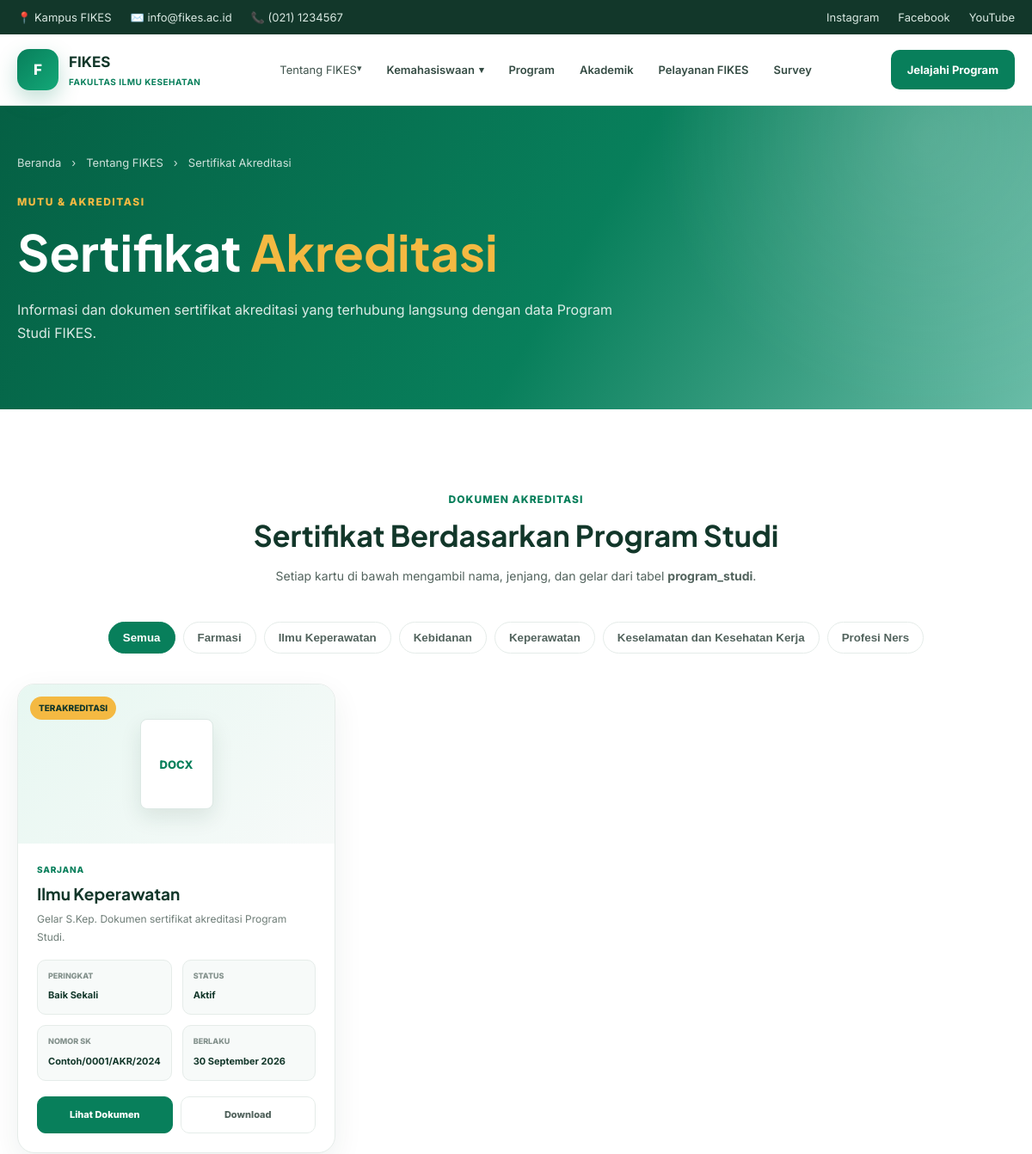
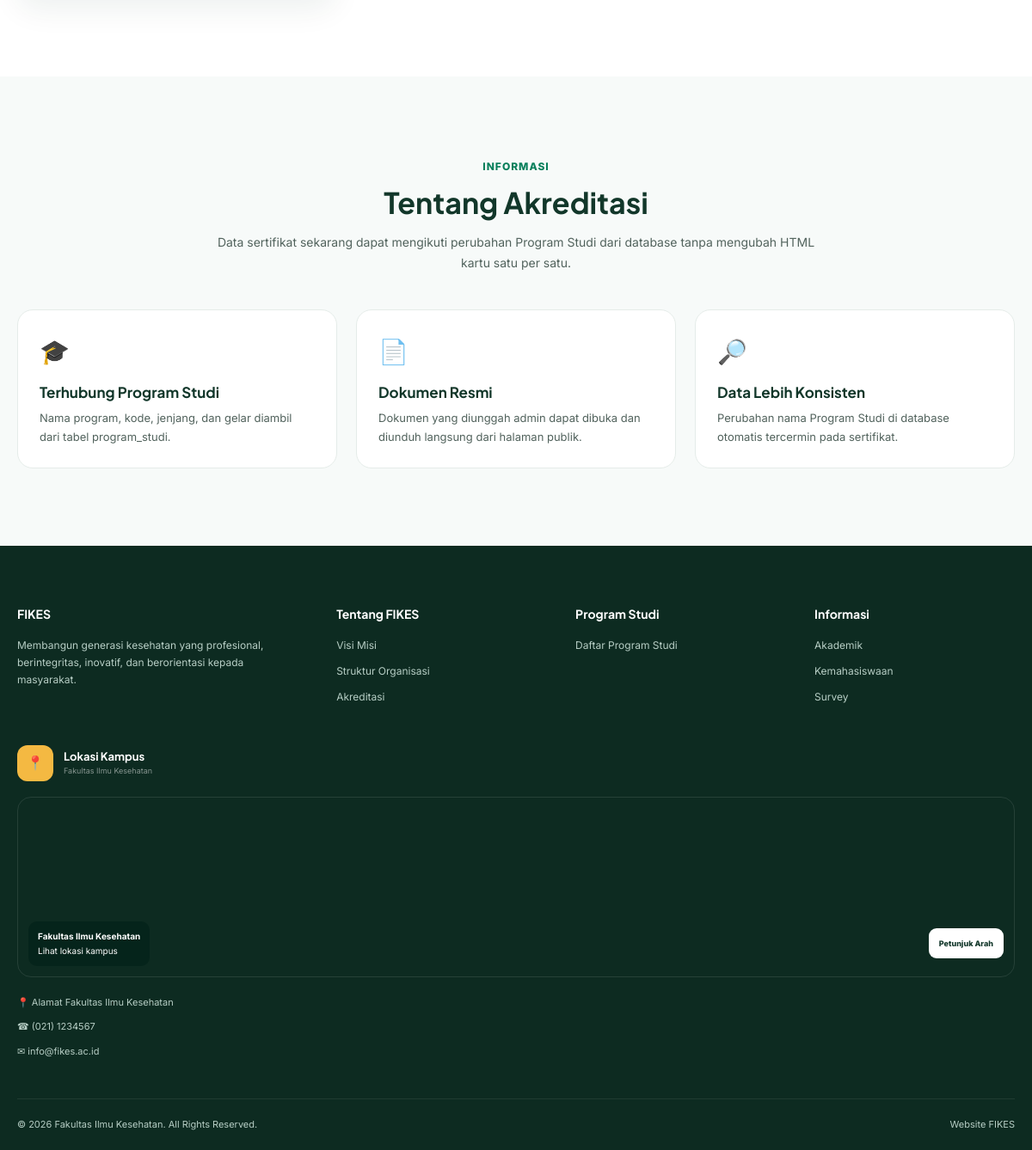
The page /page/tentang-fikes/sertifikat-akreditasi.php on the database its author committed (2 pictures, top to bottom).
### tables this page shows
CREATE TABLE `program_studi` (
  `id` int(10) UNSIGNED NOT NULL,
  `kode_prodi` varchar(30) NOT NULL,
  `nama` varchar(150) NOT NULL,
  `jenjang` varchar(50) NOT NULL,
  `gelar` varchar(80) DEFAULT NULL,
  `kaprodi_nama` varchar(150) DEFAULT NULL,
  `kaprodi_nidn` varchar(50) DEFAULT NULL,
  `kaprodi_email` varchar(150) DEFAULT NULL,
  `deskripsi` text DEFAULT NULL,
  `foto` varchar(255) DEFAULT NULL,
  `visi` text DEFAULT NULL,
  `akreditasi` varchar(100) DEFAULT NULL,
  `nomor_akreditasi` varchar(150) DEFAULT NULL,
  `tanggal_akreditasi` date DEFAULT NULL,
  `sekretaris_nama` varchar(150) DEFAULT NULL,
  `sekretaris_nidn` varchar(50) DEFAULT NULL,
  `kontak_telepon` varchar(50) DEFAULT NULL,
  `kontak_email` varchar(150) DEFAULT NULL,
  `alamat` varchar(255) DEFAULT NULL,
  `durasi_studi` varchar(50) DEFAULT NULL,
  `sks_lulus` int(11) DEFAULT NULL,
  `jumlah_tenaga_kependidikan` int(11) DEFAULT 0,
  `gambar` varchar(255) DEFAULT NULL,
  `brosur` varchar(255) DEFAULT NULL,
  `status` enum('aktif','nonaktif') DEFAULT 'aktif',
  `created_at` timestamp NOT NULL DEFAULT current_timestamp()
);

CREATE TABLE `sertifikat_akreditasi` (
  `id_sertifikat` int(10) UNSIGNED NOT NULL,
  `id_prodi` varchar(100) NOT NULL,
  `id_institusi` varchar(100) NOT NULL,
  `id_lembaga` varchar(100) NOT NULL,
  `nomor_sk` varchar(255) NOT NULL,
  `peringkat` varchar(100) NOT NULL,
  `tanggal_sk` date NOT NULL,
  `tanggal_kadaluarsa` date NOT NULL,
  `file_sertifikat` varchar(255) NOT NULL,
  `status_aktif` tinyint(1) NOT NULL DEFAULT 1,
  `created_at` timestamp NOT NULL DEFAULT current_timestamp(),
  `updated_at` timestamp NOT NULL DEFAULT current_timestamp() ON UPDATE current_timestamp()
);

### page/tentang-fikes/sertifikat-akreditasi.php (the view, shortened to what this page needs)
<?php
require_once __DIR__ . '/../../admin/config/database.php';
function e($v)
{
  return htmlspecialchars($v ?? '', ENT_QUOTES, 'UTF-8');
}
function tanggal_id($d)
{
  $b = [1 => 'Januari', 'Februari', 'Maret', 'April', 'Mei', 'Juni', 'Juli', 'Agustus', 'September', 'Oktober', 'November', 'Desember'];
  $p = explode('-', substr($d, 0, 10));
  return count($p) === 3 ? (int)$p[2] . ' ' . $b[(int)$p[1]] . ' ' . $p[0] : e($d);
}
function file_icon($f)
{
  $x = strtolower(pathinfo($f, PATHINFO_EXTENSION));
  return strtoupper($x ?: 'FILE');
}
function prodi_key($nama)
{
  $nama = trim(mb_strtolower($nama, 'UTF-8'));
  $nama = preg_replace('/[^a-z0-9]+/u', '-', $nama);
  return trim($nama, '-');
}
$q = $pdo->query("SELECT s.*,p.id AS prodi_id,p.kode_prodi,p.nama AS nama_prodi,p.jenjang,p.gelar,p.akreditasi AS akreditasi_prodi FROM sertifikat_akreditasi s LEFT JOIN program_studi p ON (p.id=CAST(NULLIF(s.id_prodi,'') AS UNSIGNED) OR CONVERT(p.kode_prodi USING utf8mb4) COLLATE utf8mb4_unicode_ci = CONVERT(s.id_prodi USING utf8mb4) COLLATE utf8mb4_unicode_ci OR CONVERT(p.nama USING utf8mb4) COLLATE utf8mb4_unicode_ci = CONVERT(s.id_prodi USING utf8mb4) COLLATE utf8mb4_unicode_ci) WHERE s.status_aktif=1 ORDER BY p.nama ASC,s.tanggal_kadaluarsa DESC,s.id_sertifikat DESC");
$sertifikat = $q->fetchAll();
$prodi = $pdo->query("SELECT id,kode_prodi,nama,jenjang,gelar FROM program_studi WHERE status='aktif' ORDER BY nama ASC")->fetchAll();
?>
<!doctype html>
<html lang="id">
  <head>
  </head>
  <body>
    <?php require_once __DIR__ . '/../menu/topbar.php'; ?>
    <?php require_once __DIR__ . '/../menu/navbar.php'; ?>
    <main>
      <section class="page-hero">
        <div class="container">
          <div class="breadcrumb"><a href="../../index.php">Beranda</a><span>›</span><span>Tentang
              FIKES</span><span>›</span><span>Sertifikat Akreditasi</span></div>
          <div class="hero-label">MUTU & AKREDITASI</div>
          <h1>Sertifikat <span>Akreditasi</span></h1>
          <p>Informasi dan dokumen sertifikat akreditasi yang terhubung langsung dengan data Program Studi FIKES.</p>
        </div>
      </section>
      <section class="section">
        <div class="container">
          <div class="section-header"><span class="section-label">DOKUMEN AKREDITASI</span>
            <h2 class="section-title">Sertifikat Berdasarkan Program Studi</h2>
            <p class="section-description">Setiap kartu di bawah mengambil nama, jenjang, dan gelar dari tabel
              <strong>program_studi</strong>.
            </p>
          </div>
          <div class="filter"><button class="active"
              data-filter="all">Semua</button><?php foreach ($prodi as $p): ?><button
              data-filter="prodi-<?= e(prodi_key($p['nama'])) ?>"><?= e($p['nama']) ?></button><?php endforeach; ?>
          </div>
          <div class="certificate-grid" id="certificateGrid"><?php if (!$sertifikat): ?><div class="empty"
              style="grid-column:1/-1">
              <h3>Belum ada sertifikat aktif</h3>
              <p>Tambahkan sertifikat dari halaman admin.</p>
            </div><?php else: foreach ($sertifikat as $s): ?><article class="certificate-card"
              data-prodi="prodi-<?= e(prodi_key($s['nama_prodi'] ?? '')) ?>">
              <div class="cert-head"><span class="status">TERAKREDITASI</span>
                <div class="cert-icon"><?= e(file_icon($s['file_sertifikat'] ?? '')) ?></div>
              </div>
              <div class="cert-body">
                <div class="cert-category"><?= e($s['jenjang'] ?? 'Program Studi') ?></div>
                <h3><?= e($s['nama_prodi'] ?? 'Program Studi tidak ditemukan') ?></h3>
                <p>
                  <?= e(($s['gelar'] ? 'Gelar ' . $s['gelar'] . '. ' : '') . 'Dokumen sertifikat akreditasi Program Studi.') ?>
                </p>
                <div class="meta">
                  <div><small>Peringkat</small><strong><?= e($s['peringkat'] ?? '-') ?></strong></div>
                  <div><small>Status</small><strong>Aktif</strong></div>
                  <div><small>Nomor SK</small><strong><?= e($s['nomor_sk'] ?? '-') ?></strong></div>
                  <div><small>Berlaku</small><strong><?= e(tanggal_id($s['tanggal_kadaluarsa'] ?? '')) ?></strong></div>
                </div>
                <div class="cert-actions"><?php if (!empty($s['file_sertifikat'])): ?><a class="btn btn-primary"
                    href="../../admin/uploads/upload-sertifikat/<?= rawurlencode(basename($s['file_sertifikat'])) ?>"
                    target="_blank">Lihat Dokumen</a><a class="btn"
                    href="../../admin/uploads/upload-sertifikat/<?= rawurlencode(basename($s['file_sertifikat'])) ?>"
                    download>Download</a><?php endif; ?></div>
              </div>
            </article><?php endforeach;
                                                            endif; ?></div>
        </div>
      </section>
      <section class="section info-section">
        <div class="container">
          <div class="section-header"><span class="section-label">INFORMASI</span>
            <h2 class="section-title">Tentang Akreditasi</h2>
            <p class="section-description">Data sertifikat sekarang dapat mengikuti perubahan Program Studi dari
              database tanpa mengubah HTML kartu satu per satu.</p>
          </div>
          <div class="info-grid">
            <div class="info-card">
              <div class="info-icon">🎓</div>
              <h3>Terhubung Program Studi</h3>
              <p>Nama program, kode, jenjang, dan gelar diambil dari tabel program_studi.</p>
            </div>
            <div class="info-card">
              <div class="info-icon">📄</div>
              <h3>Dokumen Resmi</h3>
              <p>Dokumen yang diunggah admin dapat dibuka dan diunduh langsung dari halaman publik.</p>
            </div>
            <div class="info-card">
              <div class="info-icon">🔎</div>
              <h3>Data Lebih Konsisten</h3>
              <p>Perubahan nama Program Studi di database otomatis tercermin pada sertifikat.</p>
            </div>
          </div>
        </div>
      </section>
    </main>
    <footer>
      <div class="container footer-main">
        <div>
          <h4 class="footer-title">FIKES</h4>
          <p style="font-size:12px;max-width:320px">Membangun generasi kesehatan yang profesional, berintegritas,
            inovatif, dan berorientasi kepada masyarakat.</p>
        </div>
        <div>
          <h4 class="footer-title">Tentang FIKES</h4>
          <div class="footer-links"><a href="visi-misi.php">Visi Misi</a><a href="struktur-organisasi.php">Struktur
              Organisasi</a><a href="sertifikat-akreditasi.php">Akreditasi</a></div>
        </div>
        <div>
          <h4 class="footer-title">Program Studi</h4>
          <div class="footer-links"><a href="../program-studi/program-studi.php">Daftar Program Studi</a></div>
        </div>
        <div>
          <h4 class="footer-title">Informasi</h4>
          <div class="footer-links"><a href="#">Akademik</a><a href="#">Kemahasiswaan</a><a href="#">Survey</a></div>
        </div>
        <div class="footer-location">
          <div class="location-header">
            <div class="location-icon">📍</div>
            <div>
              <h3>Lokasi Kampus</h3>
              <p>Fakultas Ilmu Kesehatan</p>
            </div>
          </div>
          <div class="map-card"><iframe
              src="https://www.google.com/maps/embed?pb=!1m18!1m12!1m3!1d3960.1515727139526!2d109.11806027499709!3d-6.991421893009626"
              loading="lazy" title="Lokasi Fakultas Ilmu Kesehatan"></iframe>
            <div class="map-overlay">
              <div class="map-info"><strong>Fakultas Ilmu Kesehatan</strong><br><span>Lihat lokasi kampus</span></div><a
                class="map-direction" href="https://www.google.com/maps" target="_blank">Petunjuk Arah</a>
            </div>
          </div>
          <div class="footer-contact">📍 Alamat Fakultas Ilmu Kesehatan</div>
          <div class="footer-contact">☎ (021) 1234567</div>
          <div class="footer-contact">✉ info@fikes.ac.id</div>
        </div>
      </div>
      <div class="container footer-bottom"><span>© <span id="year"></span> Fakultas Ilmu Kesehatan. All Rights
          Reserved.</span><span>Website FIKES</span></div>
    </footer>
  </body>
</html>

### rows shown on the page
program_studi: nama "Farmasi"
program_studi: nama "Ilmu Keperawatan"
program_studi: nama "Kebidanan"
program_studi: nama "Keperawatan"
program_studi: nama "Keselamatan dan Kesehatan Kerja"
program_studi: nama "Profesi Ners"
sertifikat_akreditasi: file_sertifikat "DOCX", program_studi.jenjang "SARJANA", program_studi.nama "Ilmu Keperawatan", program_studi.gelar "Gelar S.Kep. Dokumen sertifikat akreditasi Program Studi.", peringkat "Baik Sekali", nomor_sk "Contoh/0001/AKR/2024", tanggal_kadaluarsa "30 September 2026"
